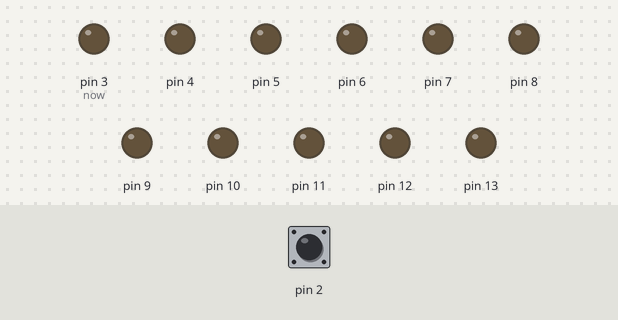
This sketch was run on a simulated Arduino Uno, built with avr-gcc and run on an emulated ATmega328P. Shown: output pins drawn as LEDs (lit = HIGH). Inputs (shaded band) come from the test bench; at power-on: pin 2 HIGH.

Above: at 1.2 s.
1.3 s: pin 2 pulled LOW for 3.2 s
At 5.0 s:
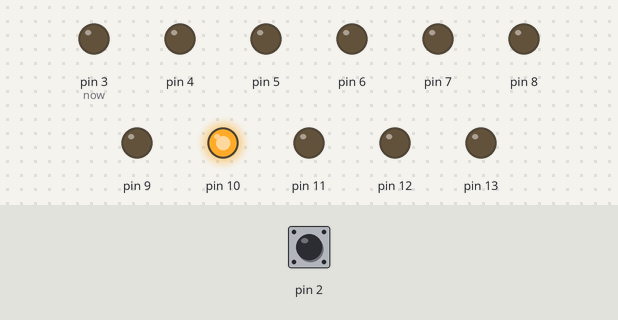
6.0 s: pin 2 pulled LOW for 0.15 s
At 6.3 s:
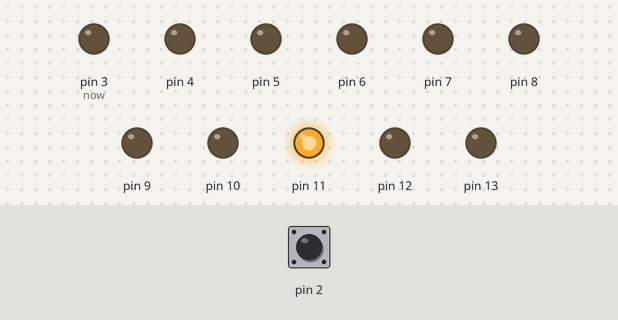
7.6 s: pin 2 pulled LOW for 1 s
At 9.1 s:
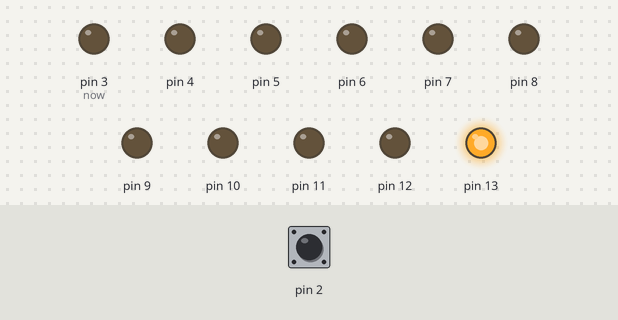
10.1 s: pin 2 pulled LOW for 0.15 s
At 10.6 s:
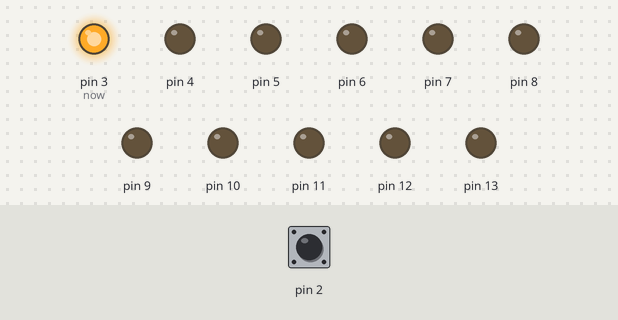
Timing chart, 0 to 12.7 s (numbered marks = the images above; inputs shaded):
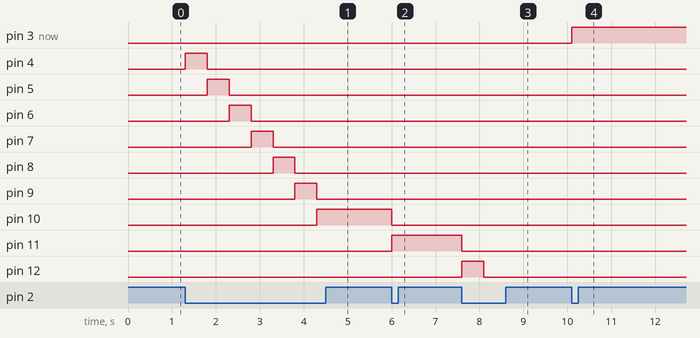

The sketch:

week03-5_pin2_button_digitalRead_digitalWrite.ino
```cpp
//week03-5_pin2_button_digitalRead_digitalWrite
//手動按按鈕, 看到燈慢慢改變now 之後,把now變亮
void setup() {
  // put your setup code here, to run once:
  pinMode(2, INPUT_PULLUP);//按鈕bottom是2號 沒接下去 就會拉高
  for(int i=3; i<=13; i++){ //把pin 3, 4, 5........, 13 都射程output
    pinMode(i, OUTPUT); //都是可以發光發亮的
  }
}
int now=3;  //現在發亮的是pin 3
void loop() {
  // put your main code here, to run repeatedly:
  if(digitalRead(2)==LOW){ // 按下去囉!!
    now = now + 1;
    if(now>13) now = 3;
    for(int i=3; i<=13; i++){
      digitalWrite(i, LOW); //全部先清空變成 LOW 不亮
    }

    digitalWrite(now, HIGH); //now負責發亮
    delay(500); // 休息一下
  }
}
```

Measured:
- after the input at 1.3 s, pin 4: LOW → HIGH at once, → LOW 0.50 s later; pin 5: LOW → HIGH after 0.50 s, → LOW 0.50 s later; pin 6: LOW → HIGH after 1.0 s, → LOW 0.50 s later; pin 7: LOW → HIGH after 1.5 s, → LOW 0.50 s later; pin 8: LOW → HIGH after 2.0 s, → LOW 0.50 s later
- after the input at 6.0 s, pin 10: HIGH → LOW at once; pin 11: LOW → HIGH at once
- after the input at 7.6 s, pin 11: HIGH → LOW at once; pin 12: LOW → HIGH at once, → LOW 0.50 s later; pin 13: LOW → HIGH after 0.50 s
- after the input at 10.1 s, pin 3 (now): LOW → HIGH at once; pin 13: HIGH → LOW at once
